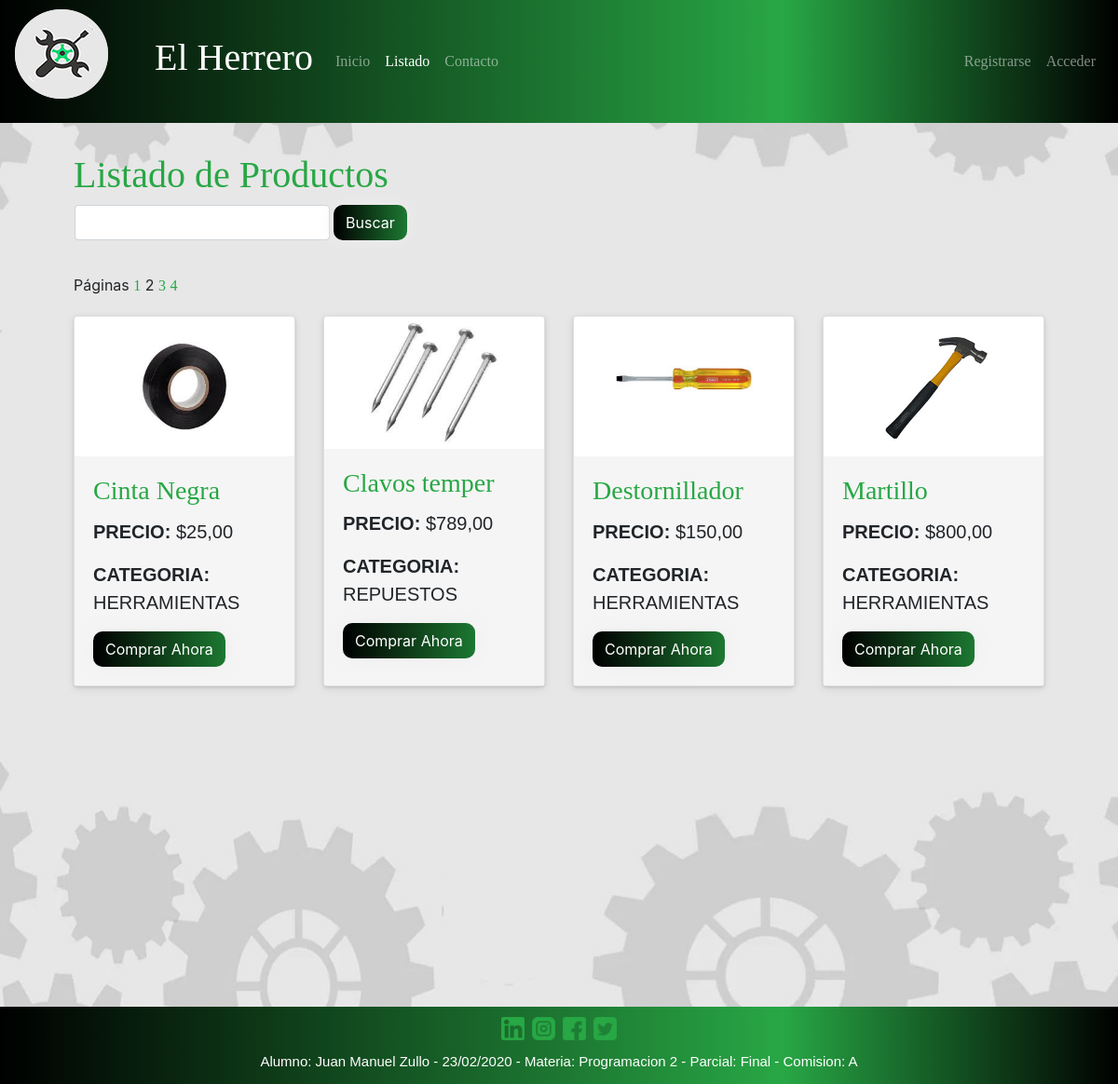
The page /sitio/index.php?s=Productos&pag=2 on the database its author committed.
### tables this page shows
CREATE TABLE `productos` (
  `id` int(11) NOT NULL,
  `nombre` varchar(500) NOT NULL,
  `detalle` varchar(500) NOT NULL,
  `precio` double NOT NULL,
  `idcategoria` int(11) NOT NULL,
  `foto` varchar(45) DEFAULT NULL,
  `es_oferta` tinyint(4) DEFAULT NULL,
  `es_visible` tinyint(4) NOT NULL DEFAULT 1
);

CREATE TABLE `categorias` (
  `id` int(11) NOT NULL,
  `descripcion` varchar(50) DEFAULT NULL
);

### sitio/funciones/autenticacion.php (called while the page is built, shortened)
<?php
function estaAutenticado() {
    return isset($_SESSION['id_usuario']);
}

### sitio/secciones/Productos.php (the view, shortened to what this page needs)
<?php
require 'funciones/productos.php';
$busqueda =  (isset($_GET["busqueda"])) ? trim($_GET["busqueda"]) : "";
?>
<section class="container">
    <h1>Listado de Productos</h1>
    <form name="fbusqueda" action="index.php" method="GET">
    <div class="form-group row">
    <div class="col-xs-2 ml-3">
        <input class="form-control" type="text" name="busqueda" value="<?=$busqueda?>">
    </div>
        <input type="submit" value="Buscar" class="btn btn-grad ml-1">
    </div>
    </form>
<?php
$pagina = (isset($_GET["pag"]) && is_numeric($_GET["pag"])) ? (int)$_GET["pag"] : 1;
$productos = getProductos ($db,$busqueda,$pagina);
?>
    <div class="row">
        <?php foreach($productos as $producto): ?>
        <div class="col-lg-3 col-md-6 mb-4">
            <div class="card h-100">
                <a class="d-block mx-auto" href="index.php?s=Listado-Detalle&id=<?= $producto['id'];?>">
                    <img src="img/<?=$producto['foto'];?>" class="img-fluid" alt="<?=$producto['nombre'];?>"/>
                </a>
                <div class="card-body">
                    <h3 class="card-title">
                        <a href="index.php?s=Listado-Detalle&id=<?= $producto['id'];?>"><?=$producto['nombre'];?></a>
                    </h3>
                    <p><B>PRECIO: </B>$<?=number_format($producto['precio'],2,",",".");?></p>
                    <p><B>CATEGORIA: </B><?=$producto['categoria'];?></p>
                    <?php
                    if (estaAutenticado()) {
                    ?>
                    <form name="compra<?= $producto['id'];?>" action="acciones/carrito-agregar.php" method="POST">
                    <input type="hidden" name="product_id" value="<?= $producto['id'];?>">
                    <div class="form-group">
                        <input class="agregar form-control col-xs-2" type="number" value="1" min="1" max="10000">
                    </div>
                    <button type="submit"  class="btn btn-grad">Comprar Ahora</button>
                    </form>
                    <?php
                    }
                    else {
                    ?>
                    <button type="button" onclick="location.href='index.php?s=Login';" class="btn btn-grad">Comprar Ahora</button>
                    <?php
                    }
                    ?>
                </div>
            </div>
        </div>
        <?php endforeach; ?>
    </div>
</section>

### sitio/css/estilos.css (style rules this page uses)
* { margin: 0; padding: 0; box-sizing: border-box; }
body { background: url(../img/fondo.jpg); background-repeat: no-repeat; background-size: 100% 100%; }
h1,h2 { font-family: Verdana; color: #28a745; }
p { font-family: Arial; text-align: justify; font-size:20px; }
.card { box-shadow: rgba(3, 8, 20, 0.1) 0px 0.15rem 0.5rem, rgba(2, 8, 20, 0.1) 0px 0.075rem 0.175rem; }
.card-body { width: 100%; height: 90%; position: relative; background: #f5f5f5; }
img { width: 150px; height: 150px; }
.btn-grad { background: linear-gradient(to right, #000000 0%, #28a745 70%, #000000 100%) }
.btn-grad { ; padding: 6px 12px; text-align: center; transition: 0.5s; background-size: 200% auto; color: white; box-shadow: 0 0 20px #eee; border-radius: 10px; display: inline-block; }
a { color: #28a745; font-family: Verdana; }
input[type="text"], textarea { outline: none; }
main section { margin-bottom: 4em; }

### rows shown on the page
productos: foto (picture), nombre "Cinta Negra", precio "25,00", idcategoria.descripcion "HERRAMIENTAS"
productos: foto (picture), nombre "Clavos temper", precio "789,00", idcategoria.descripcion "REPUESTOS"
productos: foto (picture), nombre "Destornillador", precio "150,00", idcategoria.descripcion "HERRAMIENTAS"
productos: foto (picture), nombre "Martillo", precio "800,00", idcategoria.descripcion "HERRAMIENTAS"
